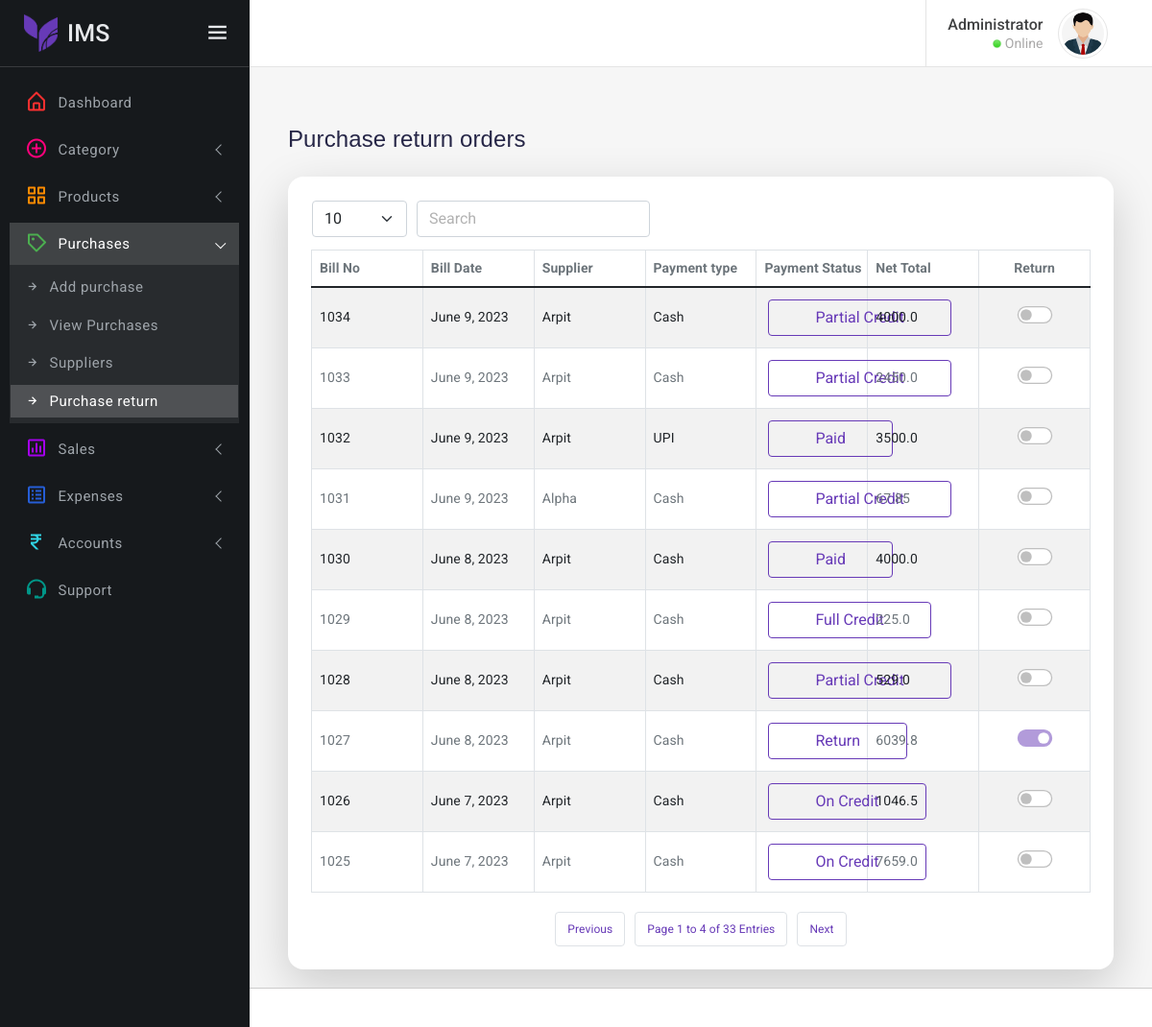
Page /purchase-return (signed in) on the committed database.
### AdminPanel/models.py (models this page shows, shortened)
class Purchases(models.Model):
    billNo = models.IntegerField(default=0000, primary_key=True)
    billDate = models.DateField(default=datetime.date.today)
    supplierId = models.IntegerField(default=0)
    supplierName = models.CharField(max_length=100)
    supplierPhone = models.CharField(max_length=12)
    supplierGst = models.CharField(max_length=50)
    paymentType = models.CharField(max_length=10)
    total = models.FloatField()
    gst = models.FloatField(default=0)
    otherExpenses = models.FloatField(default=0)
    grossTotal = models.FloatField(default=0)
    discount = models.FloatField(default=0)
    netTotal = models.FloatField(default=0)
    paidAmount = models.FloatField(default=0)
    description = models.CharField(max_length=100)
    billImage = models.ImageField(upload_to='images/purchase-bills', null=True)
    paymentStatus = models.CharField(max_length=50,default="Paid")
    class Meta:
        verbose_name_plural = "Purchases"

### AdminPanel/views.py (the view, shortened to what this page needs)
# urls.py: path("purchase-return", views.purchaseReturn, name='purchase-return'),
@csrf_exempt
def purchaseReturn(request):
    if 'email' in request.session:
        purchases = Purchases.objects.all().order_by('-billNo')
        context = {'purchases': purchases}
        return render(request,"purchase-return.html",context)
    else:
        return redirect("/")

### templates/purchase-return.html (shortened to what this page needs)
<!DOCTYPE html>
<html lang="en" class="dark-sidebar">
<head>
    <link href="static/assets/plugins/simplebar/css/simplebar.css" rel="stylesheet" />
    <link href="static/assets/plugins/perfect-scrollbar/css/perfect-scrollbar.css" rel="stylesheet" />
    <link href="static/assets/plugins/metismenu/css/metisMenu.min.css" rel="stylesheet" />
    <link href="static/assets/css/pace.min.css" rel="stylesheet" />
    <link rel="stylesheet" href="static/assets/css/bootstrap.min.css" />
    <link rel="stylesheet" href="https://cdnjs.cloudflare.com/ajax/libs/font-awesome/4.7.0/css/font-awesome.min.css" />
    <link rel="stylesheet" href="static/assets/css/icons.css" />
    <link rel="stylesheet" href="static/assets/css/app.css" />
    <link rel="stylesheet" href="static/assets/css/dark-sidebar.css" />
    <link rel="stylesheet" href="static/assets/css/dark-theme.css" />
</head>
<body>
    <div class="wrapper">
    {% include 'sidebar.html' %}
        <div class="page-wrapper">
            <div class="page-content-wrapper">
                <div class="page-content container-fluid">
                    <br>
                    <div class="m-3" style="display: flex; justify-content: space-between; align-items: center; font-family: Arial, Helvetica, sans-serif">
                        <h4 style="color: #262647 !important;">Purchase return orders</h4>
                    </div>
                    <div class="card m-3 p-4 border-0 shadow-lg" style="border-radius: 1rem !important;">
                        {% if not purchases %}
                            <div style="text-align:center;">
                                <img src="/media/images/others/empty-purchase-list.png" width="600" height="600" alt="">
                            </div>
                        {% else%}
                            <div class="table-responsive">
                                <table id="myTable" class="p-2 mb-0 table table-striped table-bordered dataTable" style="width: 100%;" role="grid" aria-describedby="example2_info">
                                    <thead>
                                    </thead>
                                    <tbody>
                                        {% for purchase in purchases %}
                                            <tr>
                                                <td name="PurchaseBillNo">{{purchase.billNo}}</td>
                                                <td>{{purchase.billDate}}</td>
                                                <td>{{purchase.supplierName}}</td>
                                                <td>{{purchase.paymentType}}</td>
                                                <td>
                                                    <div style="text-align: center;pointer-events:none;">
                                                        <button type="button" value="{{purchase.paymentStatus}}" name="paymentStatus" class="btn btn-outline-primary m-1 px-5">{{purchase.paymentStatus}}</button>
                                                    </div>
                                                </td>
                                                <td>{{purchase.grossTotal}}</td>
                                                <td>
                                                    <div class="form-check form-switch" style="display:flex;justify-content:center;">
                                                        <input class="form-check-input" name="switchReturnId" onclick="setbillNo({{purchase.billNo}})" style="scale:1.3; pointer-events: stroke;" type="checkbox" data-bs-toggle="modal" data-bs-target="#exampleVerticallycenteredModal" data-billno="{{purchase.billNo}}">
                                                    </div>
                                                </td>
                                            </tr>
                                        {% endfor %}
                                    </tbody>
                                </table>
                            </div>
                        {% endif%}
                    </div>
                </div>
            </div>
        </div>
    </div>
</body>
</html>

### static/assets/css/app.css (style rules this page uses)
html { width: 100%; height: 100%; }
body { font-family: 'Open Sans', sans-serif; font-family: 'Roboto', sans-serif; background-color: #f6f6f6; letter-spacing: .1px; font-size: 14px; overflow-x:hidden }
.wrapper { width: 100%; height: 100%; position: relative; }
.page-wrapper { position: relative; margin-top: 70px; }
.page-content-wrapper { margin-left: 260px; transition: all .3s ease-out; margin-top: 70px; padding-bottom: 20px; }
.page-content { padding: 1.5rem; }
input::placeholder { color: #000 !important; opacity: .3 !important }
.form-check-input:checked { background-color: #673ab7; border-color: #673ab7; }
.card { box-shadow: 0 0.1rem 0.7rem rgba(0, 0, 0, .10); border: 1px solid rgba(0, 0, 0, 0); margin-bottom: 1.5rem; }
.btn { text-transform: capitalize; }
.btn-outline-primary { color: #673ab7; border-color: #673ab7 }
.table-responsive { white-space: nowrap; }

### rows in the picture
Purchases: billNo "1034", billDate "June 9, 2023", supplierName "Arpit", paymentType "Cash", paymentStatus "Partial Credit", grossTotal "4000.0"
Purchases: billNo "1033", billDate "June 9, 2023", supplierName "Arpit", paymentType "Cash", paymentStatus "Partial Credit", grossTotal "2450.0"
Purchases: billNo "1032", billDate "June 9, 2023", supplierName "Arpit", paymentType "UPI", paymentStatus "Paid", grossTotal "3500.0"
Purchases: billNo "1031", billDate "June 9, 2023", supplierName "Alpha", paymentType "Cash", paymentStatus "Partial Credit", grossTotal "67.85"
Purchases: billNo "1030", billDate "June 8, 2023", supplierName "Arpit", paymentType "Cash", paymentStatus "Paid", grossTotal "4000.0"
Purchases: billNo "1029", billDate "June 8, 2023", supplierName "Arpit", paymentType "Cash", paymentStatus "Full Credit", grossTotal "225.0"
Purchases: billNo "1028", billDate "June 8, 2023", supplierName "Arpit", paymentType "Cash", paymentStatus "Partial Credit", grossTotal "529.0"
Purchases: billNo "1027", billDate "June 8, 2023", supplierName "Arpit", paymentType "Cash", paymentStatus "Return", grossTotal "6039.8"
Purchases: billNo "1026", billDate "June 7, 2023", supplierName "Arpit", paymentType "Cash", paymentStatus "On Credit", grossTotal "1046.5"
Purchases: billNo "1025", billDate "June 7, 2023", supplierName "Arpit", paymentType "Cash", paymentStatus "On Credit", grossTotal "7659.0"
